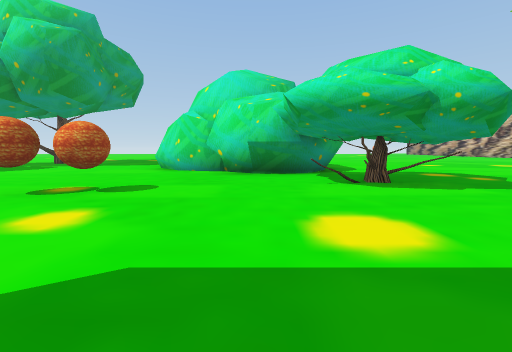
[1] (above)

23 first-person views from a walk through a 3-D level made in the Unity game engine. The camera is 1.2 m above the floor, tilts 6° down and sees 90° across. The floor is counted in squares, 2 m on a side. Each view is taken from the middle of a square. On the plan, view 1 faces up. The plan holds only what a view shows up to about 9 squares ahead; the rest is blank. The place goes on beyond the plan. The player is left out.

[2]
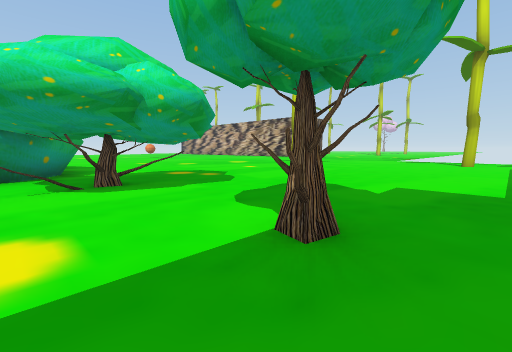

[3]
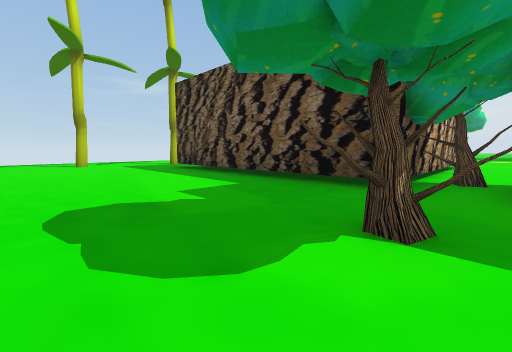

[4]
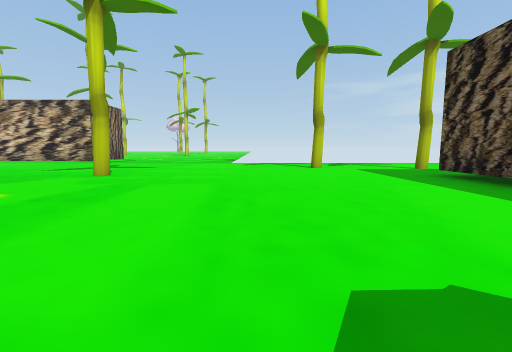

[5]
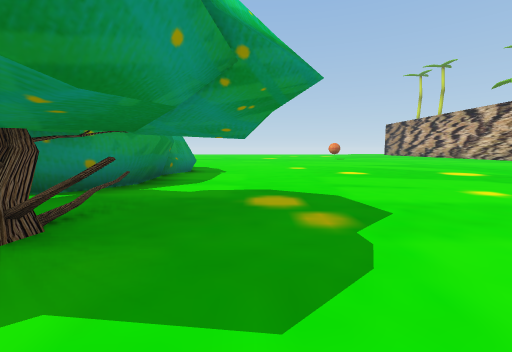

[6]
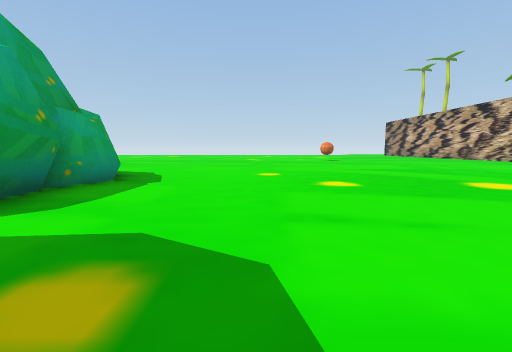

[7]
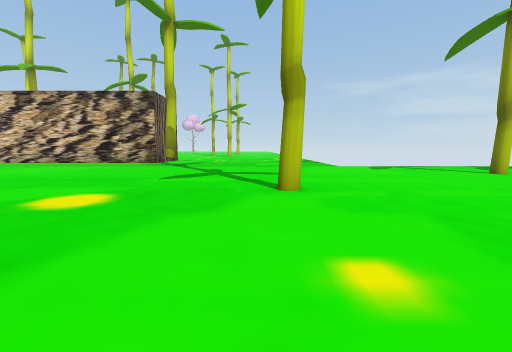

[8]
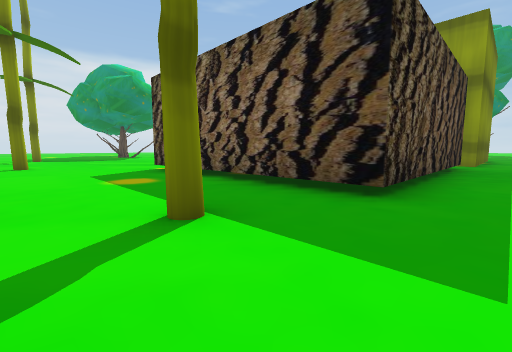

[9]
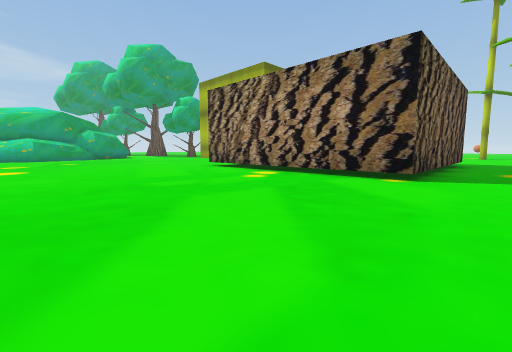

[10]
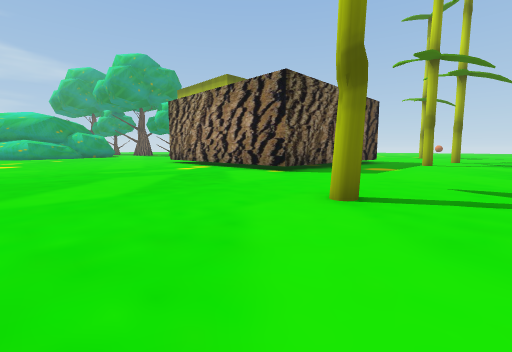

[11]
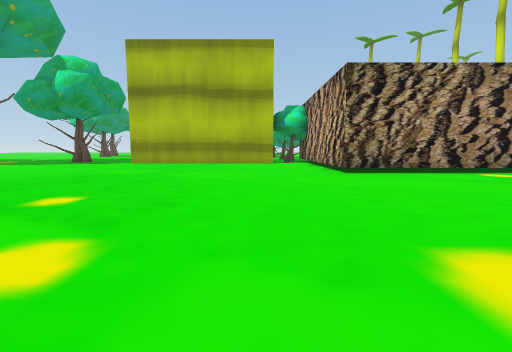

[12]
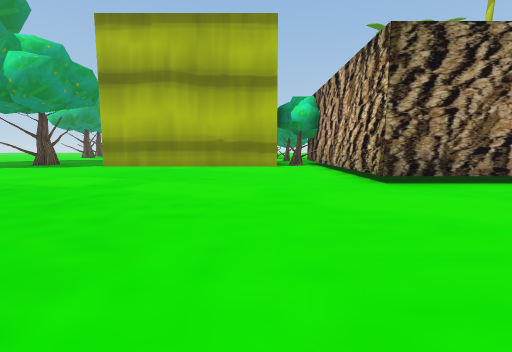

[13]
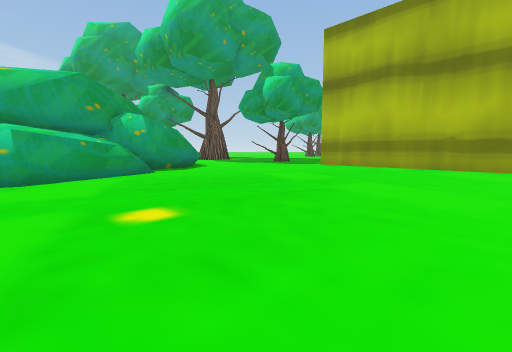

[14]
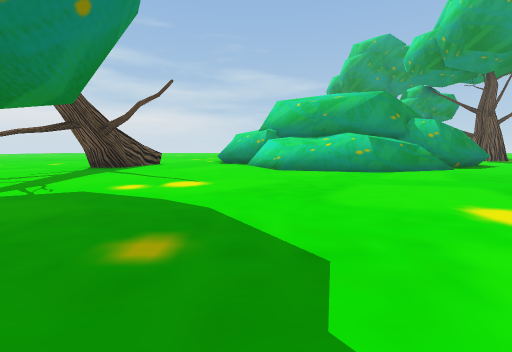

[15]
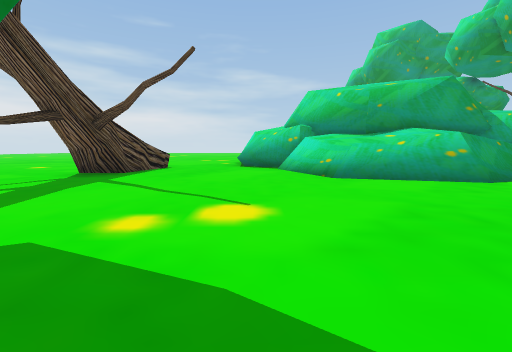

[16]
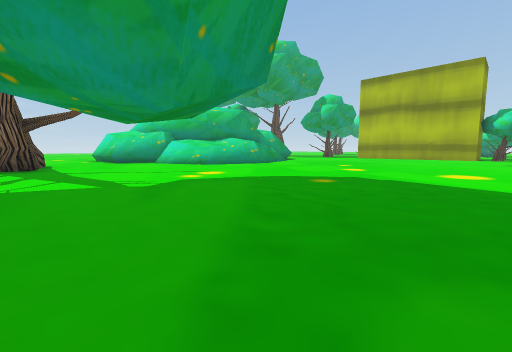

[17]
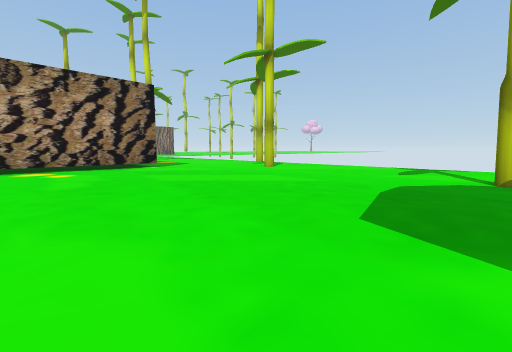

[18]
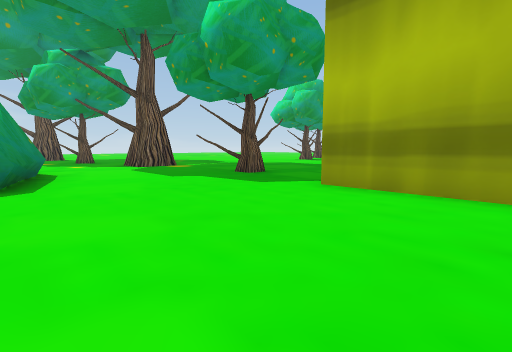

[19]
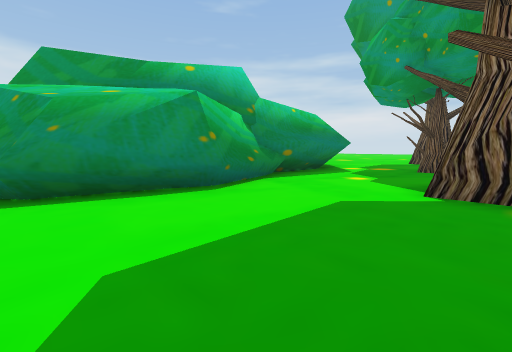

[20]
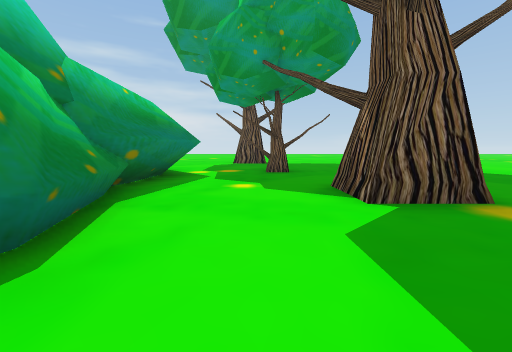

[21]
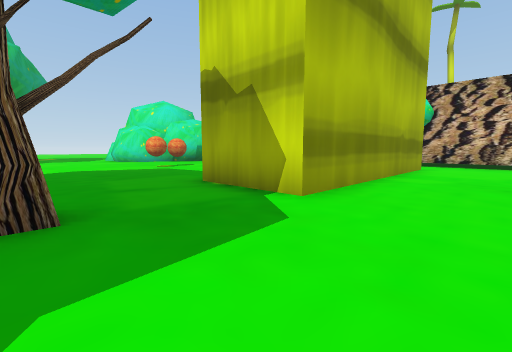

[22]
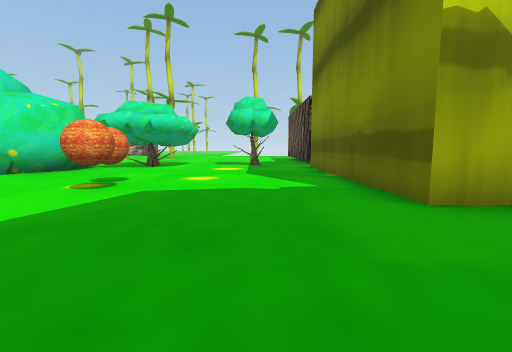

[23]
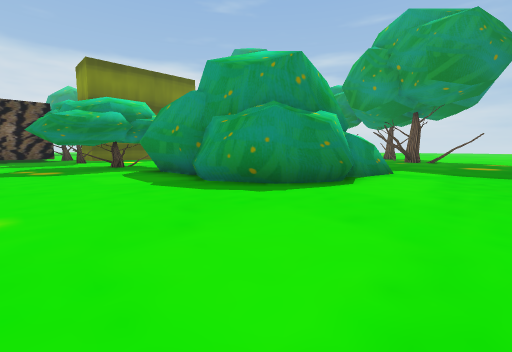

### Floor plan
Key: @ floor where view 1 was taken; # wall or solid block; x gap in a wall; . main floor; : floor 2 m higher than the main floor; / step, stairs or slope; = window, fence, low wall or low ledge; ^ raised ledge; v drop or lower ground; T thing the floor can be seen under or through; B ball; O other object.
Columns run from 17 left of view 1 to 15 right of it. Each row starts with its distance up from view 1.
 14           .......................
 13           .......................
 12            .....##...............
 11             .. #####.............
 10                    #.............
  9          .. ..     #.............
  8          .....##   T.............
  7           .....####T.............
  6            ......##TTT.....#....
  5            ........TT ...........
  4            ....B..=TT...........v
  3            ...BB................v
  2  ..        .........O...........v
  1   ..      .........OO........#..v
  0    ..    ........@..............v
 -1     ..  .....######..######.....v
 -2      .....#..######xO#    #..#..
 -3  ....##..#...######..#    #.....
 -4  .#..................#    #.....
 -5 .#...................#    #.....
 -6 .....................#    #.....
 -7 .. ########..........######.....
 -8          ##.....................
 -9          ###....................
-10           ##..................#.
-11           ##=...................
-12          ##:=...................v
-13          ##/=...................v
-14         ##=//........  .........v
-15         ##/..........  .........v
-16         #............  ......#..v
-17         .............
-18         .............
-19         .^...........
-20           ##.........
-21           ....

Where each view was taken, in squares from view 1:
view 1: 0 up, 0 right, facing up
view 2: 0 up, 1 right, facing up-right
view 3: 3 up, 2 right, facing down-right
view 4: 3 up, 4 right, facing right
view 5: 3 up, 4 right, facing up
view 6: 5 up, 5 right, facing up
view 7: 7 up, 6 right, facing right
view 8: 0 up, 13 right, facing down-left
view 9: 13 down, 11 right, facing up-left
view 10: 13 down, 14 right, facing up-left
view 11: 14 down, 1 right, facing up
view 12: 12 down, 1 right, facing up
view 13: 12 down, 1 right, facing up-left
view 14: 15 down, 2 right, facing left
view 15: 16 down, 0 right, facing left
view 16: 20 down, 3 right, facing up-left
view 17: 16 down, 6 right, facing up-right
view 18: 7 down, 2 left, facing up-left
view 19: 3 down, 7 left, facing down-left
view 20: 5 down, 8 left, facing left
view 21: 5 down, 7 left, facing up-right
view 22: 1 up, 7 left, facing right
view 23: 14 up, 5 right, facing down-left
